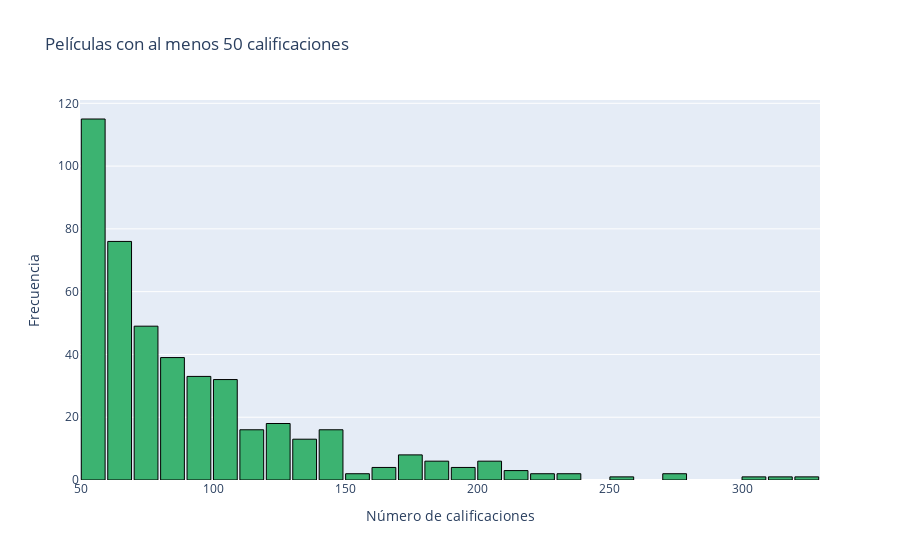

Notebook source saved alongside this figure:
### Code cell
# Crear histograma de calificaciones por película (filtrado)
fig = go.Figure()

fig.add_trace(go.Histogram(
    x=rating_movies2['cnt_rat'],
    nbinsx=30,  # Igual que en matplotlib
    marker=dict(color='mediumseagreen', line=dict(color='black', width=1))
))

fig.update_layout(
    title="Películas con al menos 50 calificaciones",
    xaxis_title="Número de calificaciones",
    yaxis_title="Frecuencia",
    bargap=0.1
)

fig.show()

### Figure 1 — Plotly figure (JSON) as saved in the notebook; plotly's stock layout.template omitted (floating-point values rounded to 4 significant figures; data arrays with more than 128 entries replaced by an {"elided": "..."} marker saying what was removed)
{"data": [{"marker": {"color": "mediumseagreen", "line": {"color": "black", "width": 1}}, "nbinsx": 30, "type": "histogram", "x": {"elided": "450 int values"}}], "layout": {"bargap": 0.1, "title": {"text": "Películas con al menos 50 calificaciones"}, "xaxis": {"title": {"text": "Número de calificaciones"}}, "yaxis": {"title": {"text": "Frecuencia"}}}}
